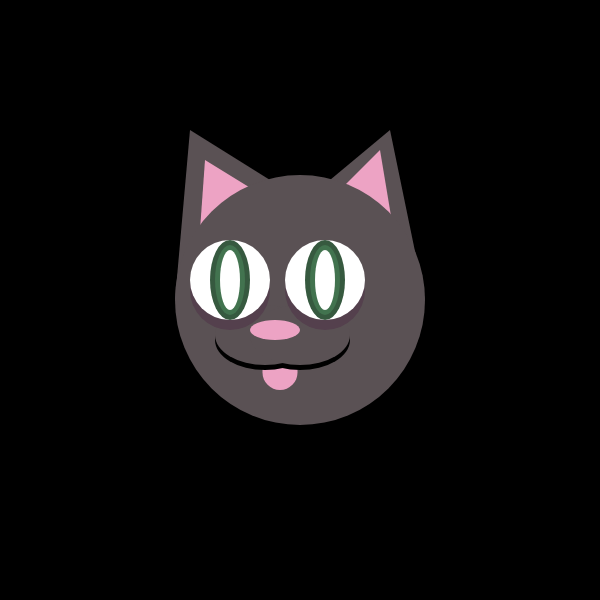
Frame 1 (no input)
Frame 60 (no input): identical to frame 1, image omitted
Frame 120 (the mouse pressed at the canvas centre since frame 60): identical to frame 1, image omitted

The p5.js sketch that drew this single still picture (run headless with seeded random() and noise() and a simulated clock; from frame 60 on, the mouse is pressed at the canvas centre):

// p5.js sketch
// ── sketch.js




function setup() {
  createCanvas(600,600);
  background(20);
  fill(255);
}

function draw() {
noStroke();
background(0);
fill(90,81,84);
  triangle(175,300,190,130,270,180);
  triangle(425,300,390,130,330,180);
fill(237,163,196);
  triangle(195,300,205,160,270,200);
  triangle(405,300,380,150,330,200);
fill(90,81,84);
  circle(width/2,height/2,250); //head
rectMode(CENTER);
fill(237,163,196);
  rect(280,365,35,50,0,0,20,20);
fill(0);
  ellipse(265,340,100,60); //mouth
  ellipse(300,340,100,60); //mouth
fill(90,81,84);
  ellipse(265,335,100,60); //mouth
  ellipse(300,335,100,60); //mouth
fill(84,64,77);
  circle(230,290,80);
  circle(325,290,80); //eyebags
fill(255);
  circle(230,280,80);
  circle(325,280,80); //eyes
fill(54,89,63);
  ellipse(230,280,40,80);
  ellipse(325,280,40,80); //dark iris
fill(66,115,79);
  ellipse(230,280,30,70);
  ellipse(325,280,30,70); //dark iris
fill(255);
  ellipse(230,280,20,60);
  ellipse(325,280,20,60); //dark iris
fill(237,163,196);
  ellipse(275,330,50,20); //nose
//fill(255);
//circle(175,300,2)
//circle(190,130,2)
//circle(270,180,2)

//circle(425,300,2)
//circle(390,130,2)
//circle(330,180,2)

//circle(195,300,2)
//circle(205,160,2)
//circle(270,200,2)

//circle(405,300,2)
//circle(375,160,2)
//circle(330,200,2)
}
